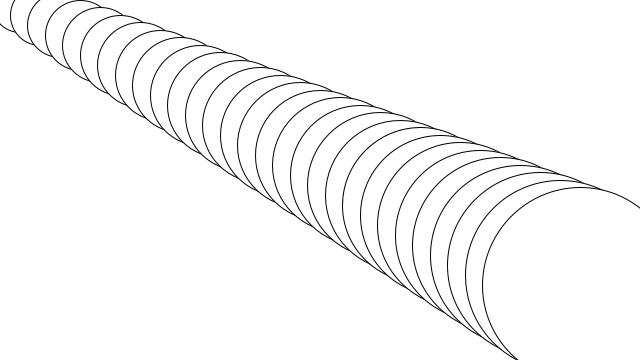
Frame 1 (no input)
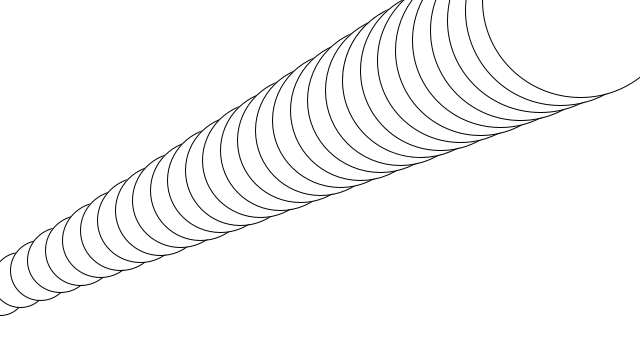
Frame 60 (the mouse pressed at the canvas centre just before this capture)
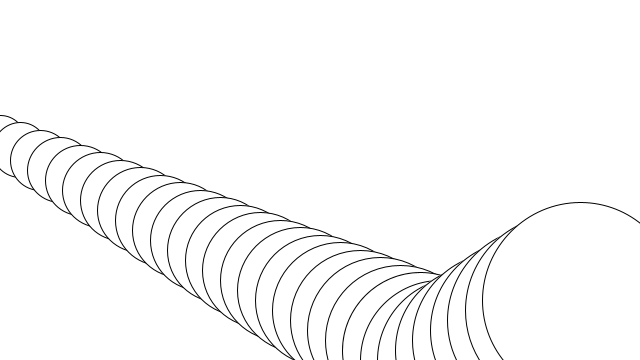
Frame 120 (the mouse held since frame 60 and released just before this capture)

The Processing sketch that drew these frames (run headless with seeded random() and noise(); from frame 60 on, the mouse is pressed at the canvas centre):

// Processing sketch: tenBallDemo
// ── tenBallDemo.pde
int[] x;
int[] y;
int[] d;
float[] s;
color[] c;


int count = 30;

void setup() {
  size(640, 360);

  x = new int[count];
  y = new int[count];
  d = new int[count];
  s = new float[count];

  for (int i = 0; i < count; i++) {
    //x[i] = 100 + int(random(1,300));
    //y[i] = 100 + int(random(1,300));
    x[i] = 20 * i;
    y[i] = 10 * i;
    d[i] = 50 + 5*i ;
    s[i] = 5 ;
  }

}

void draw() {

  background(255);

  for (int i = 0; i < count; i++) {
    //pohyb
    y[i] = y[i] - int(s[i]);

    //odraz
    if (y[i] > height || y[i] < 0) {
      s[i] *= -1;
    }


    circle(x[i], y[i], d[i]);
  }
}
